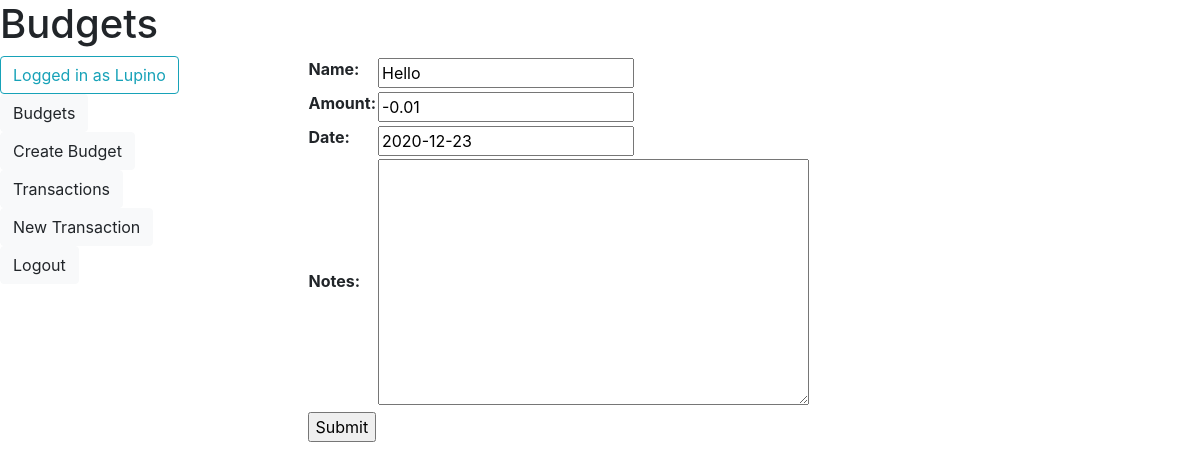
Page /transactions/20/update/ (signed in) on the committed database.
### budgets/models.py (models this page shows, shortened)
class Transaction(models.Model):
    I = "Income"
    F = "Food"
    B = "Bills/Utilities"
    T = "Travel"
    A = "Amusement"
    M = "Miscellaneous"
    CHOICES = (
        (I, "Income"),
        (F, "Food"),
        (B, "Bills/Utilities"),
        (T, "Travel"),
        (A, "Amusement"),
        (M, "Miscellaneous"),
    )
    name = models.CharField(max_length=64)
    amount = models.DecimalField(max_digits=65, decimal_places=2,)
    date = models.DateField()
    notes = models.TextField(blank=True)
    account = models.ForeignKey(User, on_delete=models.CASCADE)
    category = models.CharField('Category', max_length=32, choices=CHOICES, default=I, blank=False)
    class Metadata:
        ordering = ['date']

### budgets/views.py (the view)
# urls.py: path("transactions/<int:pk>/update/", views.Transaction_Update.as_view(), name="transaction-update"),
class Transaction_Update(LoginRequiredMixin, UpdateView):
    model = Transaction
    fields = ['name', 'amount', 'date', 'notes']

### budgets/templates/budgets/transaction_form.html (shortened to what this page needs)
{% extends 'budgets/layout.html' %}
{% block body %}
<form method="post">
<table>
  {{ form.as_table }}
</table>
<input type="submit" value="Submit">
</form>
{% endblock %}

### budgets/templates/budgets/layout.html (shortened to what this page needs)
<!DOCTYPE html>
<html>
<head>
  {% load static %}
  <link rel="stylesheet" href="https://cdn.jsdelivr.net/npm/bootstrap@4.5.3/dist/css/bootstrap.min.css">
</head>
<body>
  <div>
    <h1>Budgets</h1>
  </div>
<div class="row">
<div class="col">
<nav class="nav flex-column">
  {% if user.is_authenticated %}
  <li class="nav-item">
    <a href="{% url 'logout' %}" class="btn btn-outline-info">Logged in as {{ user.get_username }}</a></li>
  <li class="nav-item">
    <a href="{% url 'budgets' %}" class="btn btn-light">Budgets</a></li>
  <li class="nav-item">
    <a href="{% url 'budget-create' %}" class="btn btn-light">Create Budget</a></li>
  <li class="nav-item">
    <a href="{% url 'transactions' %}" class="btn btn-light">Transactions</a></li>
  <li class="nav-item">
    <a href="{% url 'transaction-create' %}" class="btn btn-light">New Transaction</a></li>
  <li class="nav-item">
    <a href="{% url 'logout' %}?next={{request.path}}" class="btn btn-light">Logout</a></li>
  {% else %}
  <li class="nav-item">
    <a href="{% url 'login' %}?next={{request.path}}" class="btn btn-info">Please Login to View Content!</a></li>
  {% endif %}
</nav>
</div>
<div class="col-9">{% block body %}{% endblock %}</div>
</div>
</body>
</html>

### rows in the picture
Transaction: name "Hello", amount "-0.01", date "2020-12-23"

### other values in the picture
{{ user.get_username }} "Lupino"
